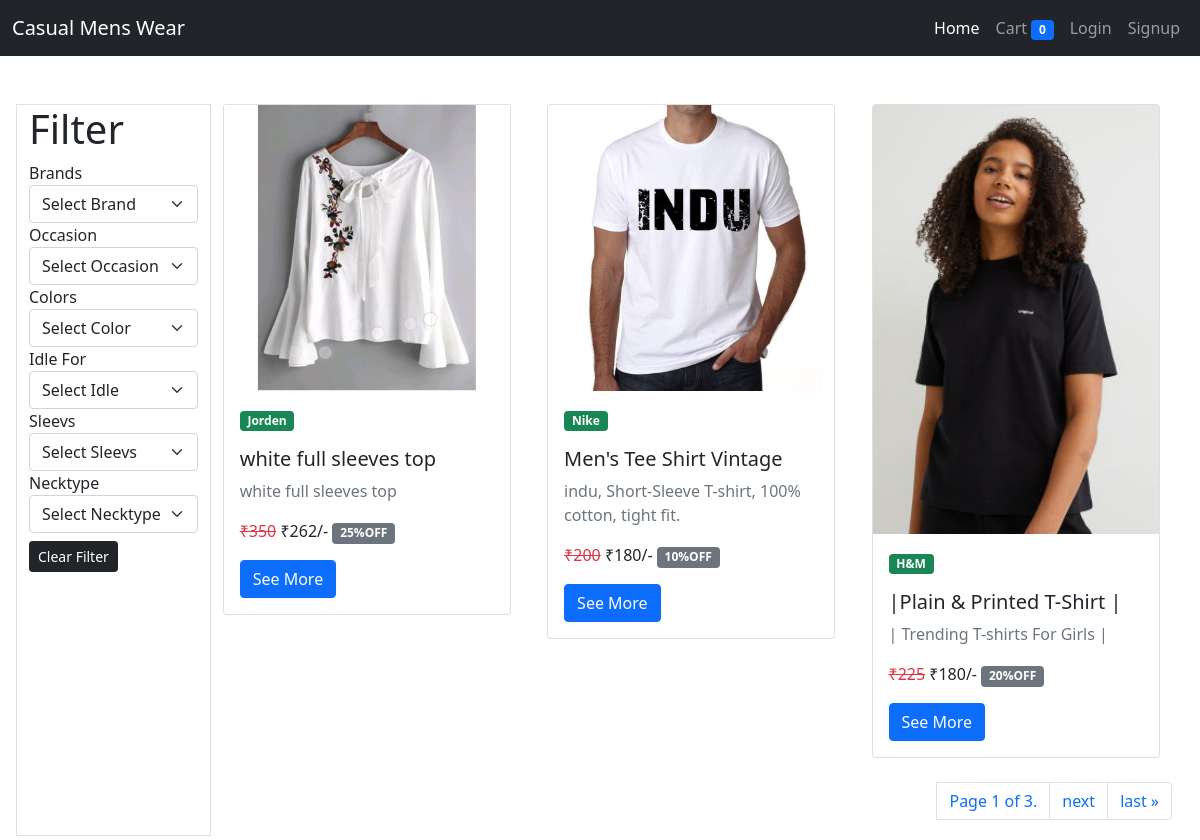
The page / on the database its author committed.
### Store/models/tshirt.py (models this page shows, shortened)
class Tshirt(models.Model):
    name = models.CharField(max_length=50, null=False)
    slug = models.CharField(max_length=200, null=False, unique=True, default="")
    description = models.CharField(max_length=500, null=True)
    discount = models.IntegerField(default=0)
    image = models.ImageField(upload_to = 'upload/images/', null=False)
    occasion = models.ForeignKey(Occasion, on_delete=models.CASCADE)
    Brand = models.ForeignKey(Brand, on_delete=models.CASCADE)
    Sleeve = models.ForeignKey(Sleeve, on_delete=models.CASCADE)
    neck_type = models.ForeignKey(NeckType, on_delete=models.CASCADE)
    ideal_for = models.ForeignKey(IdealFor, on_delete=models.CASCADE)
    Color = models.ForeignKey(Color, on_delete=models.CASCADE)

### Store/models/tshirt_properties.py (models this page shows)
class TshirtProperty(models.Model):
    title = models.CharField(max_length=50, null=False)
    slug = models.CharField(max_length=50, null=False, unique=True)
    def __str__(self):
        return self.title
    class Meta:
        abstract = True

class Brand(TshirtProperty):
    pass

### Store/views/index.py (the view)
# urls.py: path('', index,name="HomePage"),
def index(request):
    query = request.GET
    tshirts = []
    tshirts = Tshirt.objects.all()
    brand = query.get('brands')
    neckType = query.get('necktype')
    occasion = query.get('occasion')
    colors = query.get('colors')
    idlefor = query.get('idlefor')
    sleevs = query.get('sleevs')
    page = query.get('page')
    if (page is not None or page == ''):
        page == 1
    if brand != '' and brand is not None:
        tshirts = tshirts.filter(Brand__slug = brand)
    if neckType != '' and neckType is not None:
        tshirts = tshirts.filter(neck_type__slug = neckType)
    if occasion != '' and occasion is not None:
        tshirts = tshirts.filter(occasion__slug = occasion)
    if colors != '' and colors is not None:
        tshirts = tshirts.filter(Color__slug = colors)
    if sleevs != '' and sleevs is not None:
        tshirts = tshirts.filter(Sleeve__slug = sleevs)
    if idlefor != '' and idlefor is not None:
        tshirts = tshirts.filter(ideal_for__slug = idlefor)
    occasions = Occasion.objects.all()
    brands = Brand.objects.all()
    colors = Color.objects.all()
    idlefor = IdealFor.objects.all()
    sleevs = Sleeve.objects.all()
    necktype = NeckType.objects.all()
    cart = request.session.get('cart')
    paginator = Paginator(tshirts, 3)
    page_object = paginator.get_page(page)
    query = request.GET.copy()
    query['page'] = ''
    pageurl = urlencode(query)
    context = {
        'page_object' : page_object,
        'occasions' : occasions,
        'brands' : brands,
        'colors' : colors,
        'idlefor' : idlefor,
        'sleevs' : sleevs,
        'necktype' : necktype,
        'pageurl' : pageurl
    }
    return render(request, template_name='store/index.html',context=context)

### Store/templatetags/tshirt_tags.py (called while the page is built)
@register.filter
def rupee(number):
    return f'₹{number}'

@register.simple_tag
def sitename(Tshirt):
    return Tshirt.Brand

@register.simple_tag
def min_price(Tshirt):
    size = Tshirt.sizevarient_set.all().order_by('Price').first()
    return size.Price

@register.simple_tag
def disamt(Tshirt):
    price = min_price(Tshirt)
    discount = Tshirt.discount
    dprice =price-price*discount/100
    return floor(dprice)

@register.simple_tag
def selected_attr(request_slug, slug):
    if request_slug == slug:
        return "selected"
    else:
        return ''

### Store/templates/store/index.html (shortened to what this page needs)
{% extends "./base.html" %}
{% load tshirt_tags %}
{% block content %}
<div class="container-fluid">
    <div class="row mt-5 m-1">
        <div class="col-2 border">
            <h1>Filter</h1>
            <form action="/" id="filterForm">
                <div>
                    <div class="form-group">
                        <label for="brands">Brands</label>
                        <select onchange="SubmitForm()" name="brands" class="form-select" id="brands" aria-label="Default select example">
                            <option value="">Select Brand</option>
                        </select>
                    </div>
                    <div class="form-group">
                        <label for="occasion">Occasion</label>
                        <select onchange="SubmitForm()" name="occasion" class="form-select" id="occasion" aria-label="Default select example">
                            <option value="">Select Occasion</option>
                        </select>
                    </div>
                    <div class="form-group">
                        <label for="colors">Colors</label>
                        <select onchange="SubmitForm()" name="colors" class="form-select" id="occasion" aria-label="Default select example">
                            <option value="">Select Color</option>
                        </select>
                    </div>
                    <div class="form-group">
                        <label for="idlefor">Idle For</label>
                        <select onchange="SubmitForm()" name="idlefor" class="form-select" id="idlefor" aria-label="Default select example">
                            <option value="">Select Idle</option>
                        </select>
                    </div>
                    <div class="form-group">
                        <label for="sleevs">Sleevs</label>
                        <select onchange="SubmitForm()" name="sleevs" class="form-select" id="sleevs" aria-label="Default select example">
                            <option value="">Select Sleevs</option>
                        </select>
                    </div>
                    <div class="form-group">
                        <label for="necktype">Necktype</label>
                        <select onchange="SubmitForm()" name="necktype" class="form-select" id="necktype" aria-label="Default select example">
                            <option value="">Select Necktype</option>
                        </select>
                    </div>
                    <a href="/" class="btn btn-dark btn-sm mt-2">Clear Filter</a>
                </div>
            </form>
        </div>
        <div class="col-10">
            <div class="row">
                {% for tshirt in page_object %}
                <div class="col-md-4 mb-2">
                    <div class="card" style="width: 18rem;">
                        <img src="{{tshirt.image.url}}" class="card-img-top" alt="...">
                        <div class="card-body">
                            <p class="badge bg-success">{% sitename tshirt %}</p>
                            <h5 class="card-title">{{tshirt.name}}</h5>
                            <p class="card-text text-muted">{{tshirt.description}}</p>
                            <p><del class="text-danger">{% min_price tshirt as result %}{{result | rupee}}</del><span>
                                    {% disamt tshirt as disamt %}{{disamt | rupee}}/-</span> <span
                                    class="badge bg-secondary">{{tshirt.discount}}%OFF</span> </p>
                            <a href="/product/{{tshirt.slug}}" class="btn btn-primary text-center">See More</a>
                        </div>
                    </div>
                </div>
                {% endfor %}
            </div>
            <div>
                <nav aria-label="Page navigation example" class="mt-3">
                    <ul class="pagination justify-content-end">
                        <li class="current">
                           <a href="#" class="page-link">Page {{ page_object.number }} of {{ page_object.paginator.num_pages }}.</a>
                        </li>
                        {% if page_object.has_next %}
                            <li class="page-item"><a class="page-link" href="?{{pageurl}}{{ page_object.next_page_number }}" >next</a></li>
                            <li class="page-item"><a class="page-link" href="?{{pageurl}}{{ page_object.paginator.num_pages }}">last &raquo;</a></li>
                        {% endif %}
                    </ul>
                  </nav>
            </div>
        </div>
    </div>
</div>
{% endblock %}

### Store/templates/store/base.html (shortened to what this page needs)
<!doctype html>
<html lang="en">
  <head>
    <link href="https://cdn.jsdelivr.net/npm/bootstrap@5.1.3/dist/css/bootstrap.min.css" rel="stylesheet">
  </head>
  <body>
    <nav class="navbar navbar-expand-lg navbar-dark bg-dark">
        <div class="container-fluid">
          <a class="navbar-brand" href="/">Casual Mens Wear</a>
          <div class="collapse navbar-collapse" id="navbarSupportedContent">
            <ul class="navbar-nav ms-auto mb-2 mb-lg-0">
              <li class="nav-item">
                <a class="nav-link active" aria-current="page" href="/">Home</a>
              </li>
              <li class="nav-item">
                <a class="nav-link" href="/cart">Cart <span class="badge bg-primary">{{request.session.cart|length}}</span></a>
              </li>
              {% if request.user.is_authenticated %}
              <li class="nav-item">
                <a class="nav-link" href="/order">Order</a>
              </li>
              <li class="nav-item">
                <a class="nav-link" href="/logout">Logout</a>
              </li>
              <li class="nav-item">
                <a class="nav-link" href="#" style="color:rgb(255, 254, 254);">Welcome : {{request.user.first_name|capfirst}} {{request.user.last_name|capfirst}}</a>
              </li>
              {% else %}
              <li class="nav-item">
                <a class="nav-link" href="/login">Login</a>
              </li>
              <li class="nav-item">
                <a class="nav-link" href="/signup">Signup</a>
              </li>
              {% endif %}
            </ul>
          </div>
        </div>
      </nav>
    {% block content %}
    {% endblock %}
  </body>
</html>

### rows shown on the page
Tshirt: image (picture), Brand.title "Jorden", name "white full sleeves top", description "white full sleeves top", result "₹350", disamt "₹262", discount "25"
Tshirt: image (picture), Brand.title "Nike", name "Men's Tee Shirt Vintage", description "indu, Short-Sleeve T-shirt, 100% cotton, tight fit.", result "₹200", disamt "₹180", discount "10"
Tshirt: image (picture), Brand.title "H&M", name "|Plain & Printed T-Shirt |", description "| Trending T-shirts For Girls |", result "₹225", disamt "₹180", discount "20"

### other values the page prints
{{ request.session.cart|length }} "0"
{{ page_object.number }} "1"
{{ page_object.paginator.num_pages }} "3"
